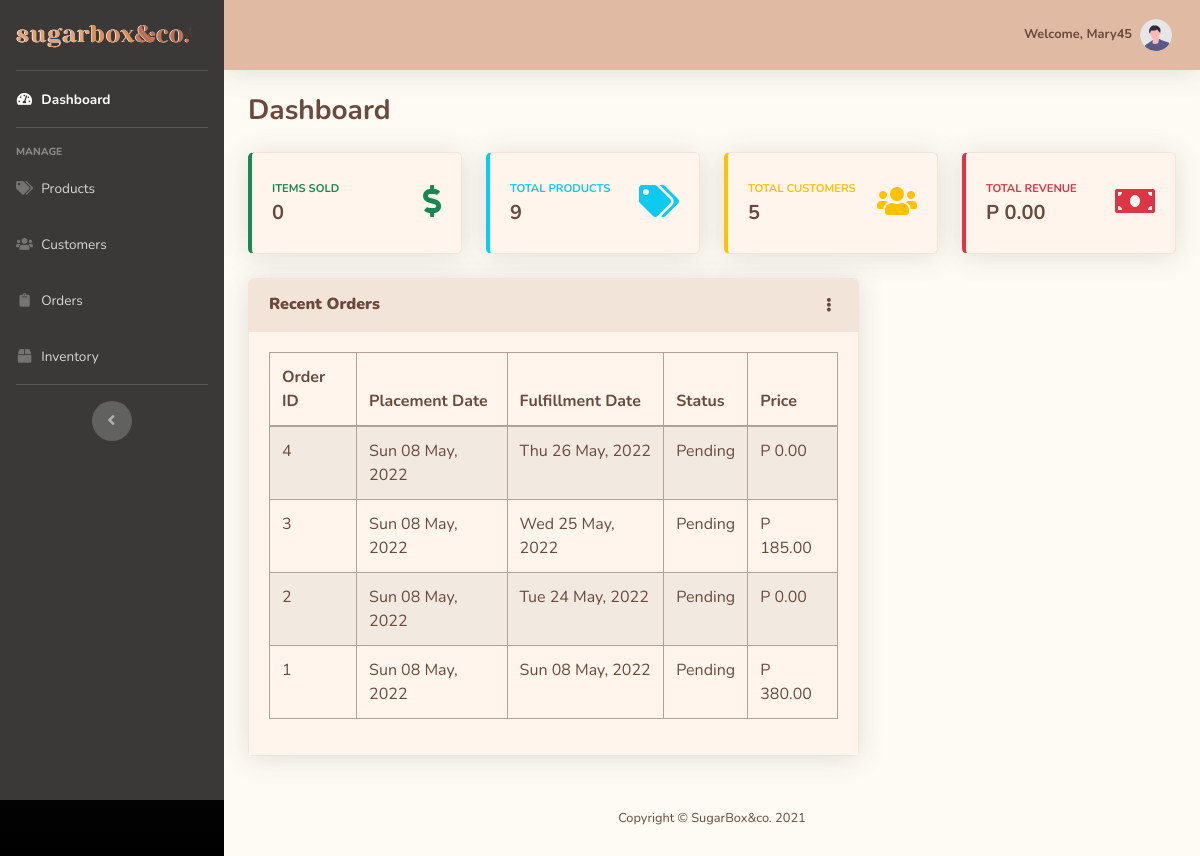
/admin-src/index.php (signed in), run on an earlier commit of the app's database.
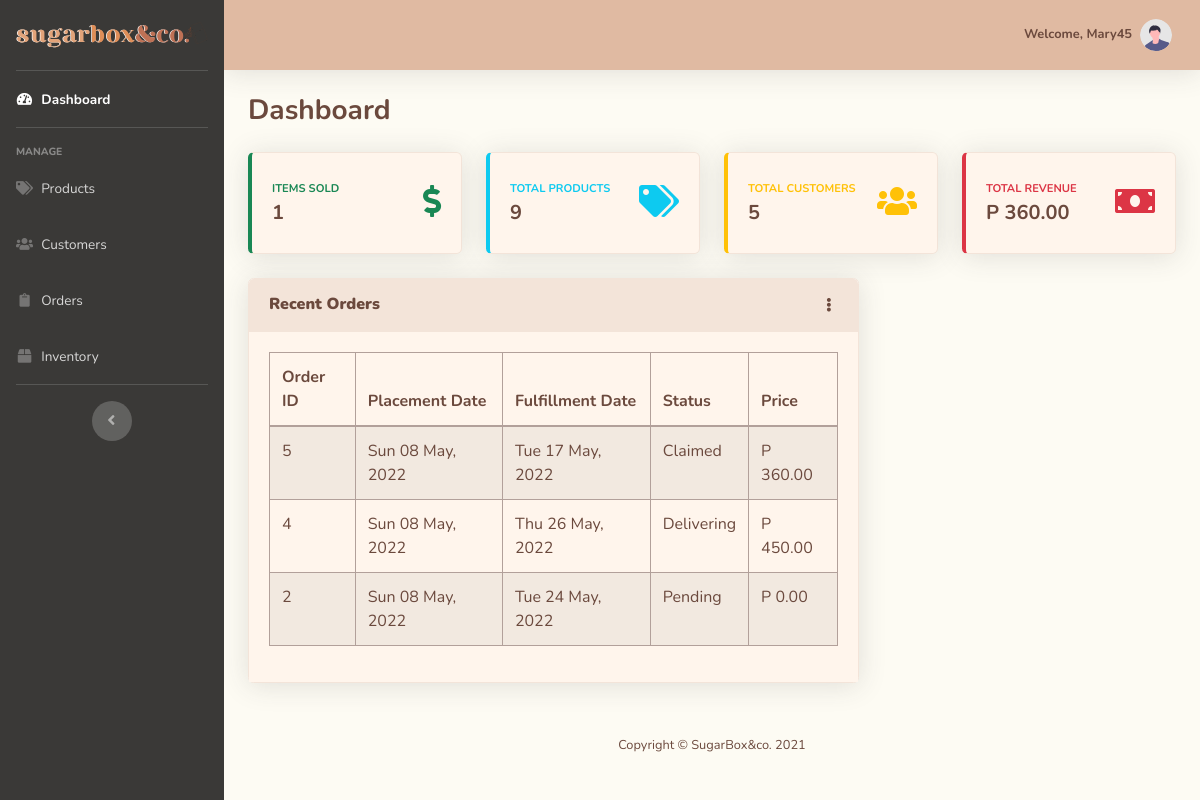
And on a later commit of the database.
### tables this page shows
CREATE TABLE `orders` (
  `Order_ID` int(11) NOT NULL,
  `Cust_ID` int(11) NOT NULL,
  `Order_Placement_Date` timestamp NOT NULL DEFAULT current_timestamp(),
  `Order_Fullfilment_Date` timestamp NOT NULL DEFAULT '0000-00-00 00:00:00',
  `Order_Type` enum('Pick-up','Delivery','','') NOT NULL COMMENT '''Pick-up'', ''Delivery''',
  `Order_Status` enum('Pending','In progress','Ready for pick-up','Delivering','Delivery failed','Claimed','Cancelled') NOT NULL COMMENT '''Pending'',''In progress'',''Ready for pick-up'',''Delivering'',''Delivery failed'',''Claimed'',''Cancelled''',
  `Total_Price` float(15,2) NOT NULL
);

### admin-src/index.php (the view, shortened to what this page needs)
<?php
include 'includes/header.php';
include 'includes/sidebar.php';
include 'includes/topbar.php'
?>
<head>
</head>
<div class="container-fluid">
    <div class="d-sm-flex align-items-center justify-content-between mb-4">
        <h1 class="h3 mb-0 text-content"><b>Dashboard</b></h1>
    </div>
    <div class="row">
        <div class="col-xl-3 col-md-6 mb-4">
            <div class="card border-left-success shadow h-100 py-2 bg-section2 border-section">
                <div class="card-body">
                    <div class="row no-gutters align-items-center">
                        <div class="col mr-2">
                            <div class="text-xs font-weight-bold text-success text-uppercase mb-1">
                                Items Sold
                            </div>
                            <?php
                                $conn = db_connect();
                                $query = "SELECT COUNT(`Order_ID`) from `orders` where `Order_Status`='claimed'";
                                $result = mysqli_query($conn, $query);
                                $itemsSold = mysqli_fetch_array($result);
                                if ($itemsSold[0] == 0) $itemsSold[0] = "0";
                            ?>
                            <div class="h5 mb-0 font-weight-bold text-content"><?php echo $itemsSold[0] ?></div>
                        </div>
                        <div class="col-auto">
                            <i class="fas fa-dollar-sign fa-2x text-success"></i>
                        </div>
                    </div>
                </div>
            </div>
        </div>
        <div class="col-xl-3 col-md-6 mb-4">
            <div class="card border-left-info shadow h-100 py-2 bg-section2 border-section">
                <div class="card-body">
                    <div class="row no-gutters align-items-center">
                        <div class="col mr-2">
                            <div class="text-xs font-weight-bold text-info text-uppercase mb-1">
                                Total Products
                            </div>
                            <?php
                                $conn = db_connect();
                                $query = "SELECT COUNT(`SideProd_ID`) from `side_products`";
                                $result = mysqli_query($conn, $query);
                                $productsCount = mysqli_fetch_array($result);
                            ?>
                            <div class="h5 mb-0 font-weight-bold text-content"><?php echo $productsCount[0] ?></div>
                        </div>
                        <div class="col-auto">
                            <i class="fas fa-tags fa-2x text-info"></i>
                        </div>
                    </div>
                </div>
            </div>
        </div>
        <div class="col-xl-3 col-md-6 mb-4">
            <div class="card border-left-warning shadow h-100 py-2 bg-section2 border-section">
                <div class="card-body">
                    <div class="row no-gutters align-items-center">
                        <div class="col mr-2">
                            <div class="text-xs font-weight-bold text-warning text-uppercase mb-1">
                                Total Customers
                            </div>
                            <?php
                                $conn = db_connect();
                                $query = "SELECT COUNT(`Cust_ID`) from `customer`";
                                $result = mysqli_query($conn, $query);
                                $customersCount = mysqli_fetch_array($result);
                            ?>
                            <div class="row no-gutters align-items-center">
                                <div class="col-auto">
                                    <div class="h5 mb-0 mr-3 font-weight-bold text-content"><?php echo $customersCount[0] ?></div>
                                </div>
                            </div>
                        </div>
                        <div class="col-auto">
                            <i class="fas fa-users fa-2x text-warning"></i>
                        </div>
                    </div>
                </div>
            </div>
        </div>
        <div class="col-xl-3 col-md-6 mb-4">
            <div class="card border-left-danger shadow h-100 py-2 bg-section2 border-section">
                <div class="card-body">
                    <div class="row no-gutters align-items-center">
                        <div class="col mr-2">
                            <div class="text-xs font-weight-bold text-danger text-uppercase mb-1">
                                Total Revenue
                            </div>
                            <?php
                                $conn = db_connect();
                                $query = "SELECT SUM(`Total_Price`) from `orders` where `Order_Status`='claimed'";
                                $result = mysqli_query($conn, $query);
                                $revenueTotal = mysqli_fetch_array($result);
                                if ($revenueTotal[0] == 0) $revenueTotal[0] = "0.00";
                            ?>
                            <div class="h5 mb-0 font-weight-bold text-content">P <?php echo $revenueTotal[0] ?></div>
                        </div>
                        <div class="col-auto">
                            <i class="fas fa-money-bill fa-2x text-danger"></i>
                        </div>
                    </div>
                </div>
            </div>
        </div>
    </div>
    <div class="row">
        <div class="col-xl-8 col-lg-7">
            <div class="card shadow mb-4 border-section">
                <div class="card-header py-3 d-flex flex-row align-items-center justify-content-between bg-section border-section">
                    <h6 class="m-0 font-weight-bold text-content"><b>Recent Orders</b></h6>
                    <div class="dropdown no-arrow">
                        <a class="dropdown-toggle" href="#" role="button" id="dropdownMenuLink"
                            data-toggle="dropdown" aria-haspopup="true" aria-expanded="false">
                            <i class="fas fa-ellipsis-v fa-sm fa-fw text-content"></i>
                        </a>
                    </div>
                </div>
                <div class="card-body bg-section2">
                <?php
                    $conn = db_connect();
                    $query = "SELECT * FROM `orders` ORDER BY `Order_ID` DESC LIMIT 5";
                    $result = mysqli_query($conn, $query);
                    if (mysqli_num_rows($result) > 0) {
                ?>
                    <div class="table-responsive">
                        <table class="table table-striped table-bordered table-content bg-section2 text-content" width="100%" cellspacing="0">
                            <thead>
                                <tr>
                                    <th>Order ID</th>
                                    <th>Placement Date</th>
                                    <th>Fulfillment Date</th>
                                    <th>Status</th>
                                    <th>Price</th>
                                </tr>
                            </thead>
                            <tbody>
                            <?php while ($row = mysqli_fetch_assoc($result)) { ?>
                                <tr>
                                    <td><?php echo $row['Order_ID'] ?></td>
                                    <td><?php echo date('D d F, Y', strtotime($row['Order_Placement_Date'])) ?></td>
                                    <td><?php echo date('D d F, Y', strtotime($row['Order_Fullfilment_Date'])) ?></td>
                                    <td><?php echo $row['Order_Status'] ?></td>
                                    <td>P <?php echo $row['Total_Price'] ?></td>
                                </tr>
                            <?php } ?>
                            </tbody>
                        </table>
                    </div>
                <?php } else { ?>
                    <p class="text-center lead text-content font-weight-bolder my-5">No Orders To Be Found</p>
                <?php } ?>
                </div>
            </div>
        </div>
</div>
</div>
<?php
include 'includes/footer.php';
include 'includes/scripts.php'
?>

### admin-src/includes/header.php (shortened to what this page needs)
<!DOCTYPE html>
<html lang="en">
<head>
    <link href="vendor/fontawesome-free/css/all.min.css" rel="stylesheet" type="text/css">
    <link href="css/sb-admin-2.min.css" rel="stylesheet">
    <link href="vendor/datatables/dataTables.bootstrap4.min.css" rel="stylesheet">
    <link rel="stylesheet" href="../css/styleimg.css">
</head>
<body id="page-top">
    <div id="wrapper">

### admin-src/includes/sidebar.php (shortened to what this page needs)
<ul class="navbar-nav sidebar sidebar-dark accordion fixed-top" id="accordionSidebar" style="background-color:#3a3937;">
    <a class="sidebar-brand d-flex align-items-center justify-content-center" href="index.php">
        <img class="img-fluid" src="../assets/sblogo-2.svg" alt="SugarBox&co. logo" draggable="false">
    </a>
    <hr class="sidebar-divider my-0">
    <li class="nav-item <?php if(basename($_SERVER['PHP_SELF']) == 'index.php') echo 'active' ?>">
        <a class="nav-link" href="index.php">
            <i class="fas fa-fw fa-tachometer-alt"></i>
            <span>Dashboard</span></a>
    </li>
    <hr class="sidebar-divider">
    <div class="sidebar-heading">
        Manage
    </div>
    <li class="nav-item <?php if(basename($_SERVER['PHP_SELF']) == 'products.php') echo 'active' ?>">
        <a class="nav-link" href="products.php">
            <i class="fas fa-fw fa-tags"></i>
            <span>Products</span></a>
    </li>
    <li class="nav-item <?php if(basename($_SERVER['PHP_SELF']) == 'customers.php') echo 'active' ?>">
        <a class="nav-link" href="customers.php">
            <i class="fas fa-fw fa-users"></i>
            <span>Customers</span></a>
    </li>
    <li class="nav-item <?php if(basename($_SERVER['PHP_SELF']) == 'orders.php') echo 'active' ?>">
        <a class="nav-link" href="orders.php">
            <i class="fas fa-fw fa-clipboard"></i>
            <span>Orders</span></a>
    </li>
    <li class="nav-item <?php if(basename($_SERVER['PHP_SELF']) == 'inventory.php') echo 'active' ?>">
        <a class="nav-link" href="inventory.php">
            <i class="fas fa-fw fa-box"></i>
            <span>Inventory</span></a>
    </li>
    <hr class="sidebar-divider d-none d-md-block">
    <div class="text-center d-none d-md-inline">
        <button class="rounded-circle border-0" id="sidebarToggle"></button>
    </div>
</ul>
<ul class="navbar-nav bg-gradient-dark sidebar sidebar-dark accordion" id="accordionSidebar">
    <a class="sidebar-brand d-flex align-items-center justify-content-center" href="index.php">
    </a>
    <li class="nav-item active">
        <a class="nav-link" href="index.php">
            <span>Dashboard</span></a>
    </li>
    <div class="sidebar-heading">
    </div>
    <li class="nav-item">
        <a class="nav-link" href="products.php">
            <span>Products</span></a>
    </li>
    <li class="nav-item">
        <a class="nav-link" href="#">
            <span>Customers</span></a>
    </li>
    <li class="nav-item">
        <a class="nav-link" href="#">
            <span>Suppliers</span></a>
    </li>
    <li class="nav-item">
        <a class="nav-link" href="#">
            <span>Orders</span></a>
    </li>
    <li class="nav-item">
        <a class="nav-link" href="#">
            <span>Fulfillment</span></a>
    </li>
    <li class="nav-item">
        <a class="nav-link" href="#">
            <span>Inventory</span></a>
    </li>
    <li class="nav-item">
        <a class="nav-link" href="#">
            <span>Sales Reports</span></a>
    </li>
    <div class="text-center d-none d-md-inline">
    </div>
</ul>

### admin-src/includes/topbar.php (shortened to what this page needs)
<div id="content-wrapper" class="d-flex flex-column">
    <div class="bg-light" id="content">
        <nav class="navbar navbar-expand navbar-light bg-primary topbar mb-4 static-top shadow">
            <ul class="navbar-nav ml-auto fix">
                <li class="nav-item dropdown no-arrow">
                    <a class="nav-link dropdown-toggle" href="#" id="userDropdown" role="button"
                        data-toggle="dropdown" aria-haspopup="true" aria-expanded="false">
                        <span class="mr-2 d-none d-lg-inline text-content small"><b>Welcome, <?php echo $_SESSION['user']['accUsername'] ?></b></span>
                        <img class="img-profile rounded-circle"
                            src="img/undraw_profile.svg">
                    </a>
                </li>
            </ul>
        </nav>

### admin-src/includes/footer.php (shortened to what this page needs)
        <footer class="sticky-footer bg-light">
            <div class="container my-auto">
                <div class="copyright text-center my-auto text-content">
                    <span>Copyright &copy; SugarBox&co. 2021</span>
                </div>
            </div>
        </footer>
    </div>
</div>

### admin-src/includes/scripts.php (shortened to what this page needs)
</body>
</html>

### admin-src/includes/header.php (style rules this page uses)
html, body { color: #6B493D; }

What changed in the data, as far as the page shows it:
removed orders: Order_ID "3", Order_Placement_Date "Sun 08 May, 2022", Order_Fullfilment_Date "Wed 25 May, 2022", Order_Status "Pending", Total_Price "185.00"
removed orders: Order_ID "1", Order_Placement_Date "Sun 08 May, 2022", Order_Fullfilment_Date "Sun 08 May, 2022", Order_Status "Pending", Total_Price "380.00"
added orders: Order_ID "5", Order_Placement_Date "Sun 08 May, 2022", Order_Fullfilment_Date "Tue 17 May, 2022", Order_Status "Claimed", Total_Price "360.00"
changed orders id 4: Order_Status "Pending" → "Delivering"; Total_Price "0.00" → "450.00"
Also different on the page:
$itemsSold[0]: "0" → "1"
$revenueTotal[0]: "0.00" → "360.00"
